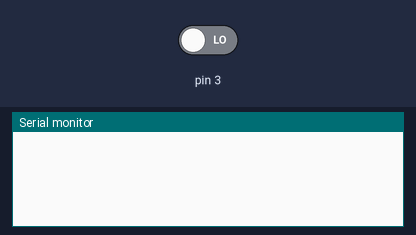
Bench run of a sketch on a simulated Arduino Nano, built with avr-gcc and run on an emulated ATmega328P. Parts: the last lines printed to the serial monitor. Inputs (shaded band) come from the test bench; at power-on: pin 3 LOW.

Above: at 1.2 s.
1.3 s: pin 3 driven HIGH
At 2.4 s:
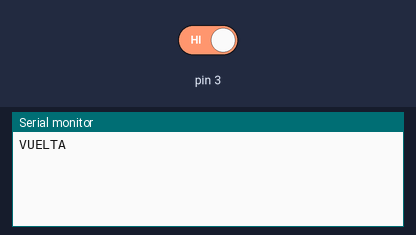
At 6.4 s:
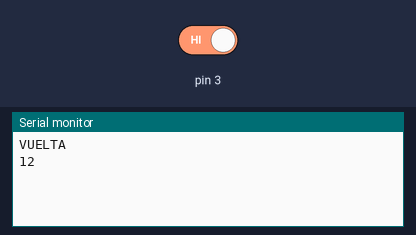

The sketch:

TachometerBasic.ino
```cpp
volatile unsigned int count = 0;
unsigned long next = 5000;
unsigned int temp = 0;

void setup()
{
  Serial.begin(115200);
  attachInterrupt(digitalPinToInterrupt(3), magnet_detect, RISING);
}

void loop()
{
  if (millis() > next) {
    temp = count;
    Serial.println(temp*12);
    count -= temp;
    next += 5000;
  }
}

void magnet_detect()
{
   count++;
   Serial.println("VUELTA");
}
```

Measured:
- after the input at 1.3 s, the serial monitor: prints a new line at once (image 1)
